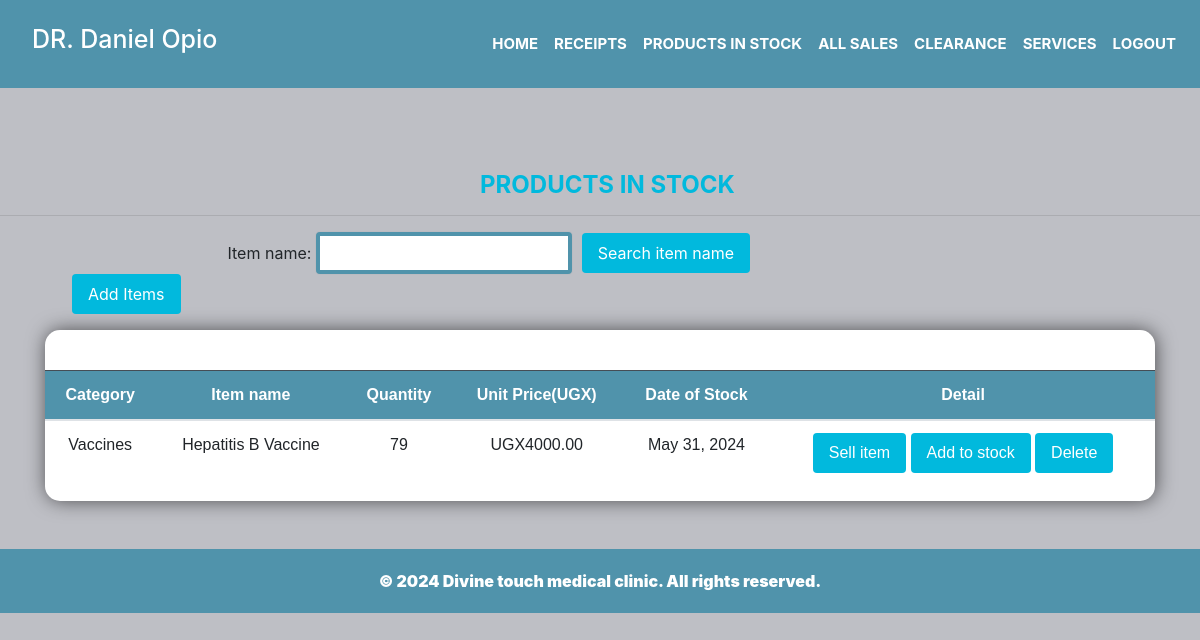
/item/ (signed in), run on an earlier commit of the app's database.
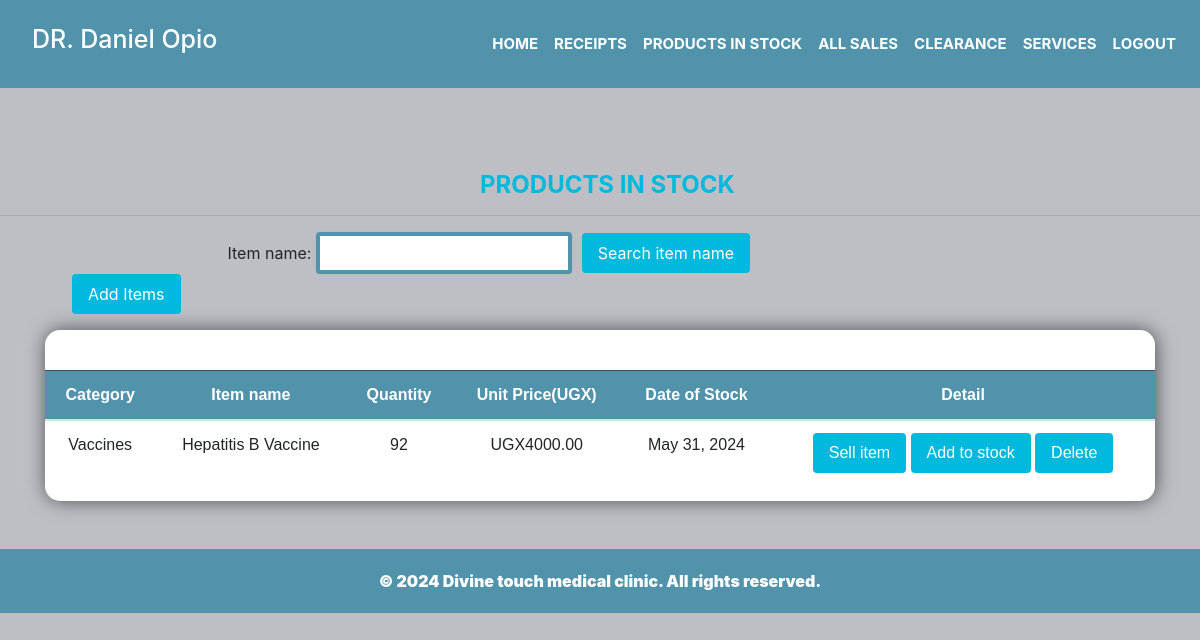
And on a later commit of the database.
### pharmacyapp/models.py (models this page shows, shortened)
class Divine(models.Model):
    Category_item = models.ForeignKey(Category, on_delete=models.CASCADE)
    item_name = models.CharField(max_length=200, null=True, blank=True)
    quantity = models.IntegerField(default=0)
    unit_price = models.DecimalField(max_digits=10, decimal_places=2, default=0, null=True, blank=True)
    received_quantity = models.IntegerField(default=0, null=True, blank=True)
    issued_quantity = models.IntegerField(default=0, null=True, blank=True)
    date_of_stock = models.DateField(default=timezone.now, null=True, blank=True)

class Category(models.Model):
    name = models.CharField(max_length=200)
    def __str__(self):
        return self.name

### pharmacyapp/views.py (the view)
# urls.py: path('item/', views.item, name='item'),
@login_required
def item(request):
    item=Divine.objects.all().order_by('id')
    items=DivineFilter(request.GET,queryset=item)
    item=items.qs
    return render(request,'pharmacyapp/item.html',{'items':items,'item':item})

### pharmacyapp/templates/pharmacyapp/item.html (shortened to what this page needs)
{% extends 'pharmacyapp/base.html' %}
{% load static %}
{% block content %}
        <h4 >PRODUCTS  IN  STOCK</h4><hr>
        <div class="search">
        <form action="" method="GET"style="">
            {{items.form}}<br>
            <input type="submit" value="Search item name" class="btn btn-primary" style="width:170px,border-"/>
            </form>
        </div>
         <div class="container">
         <div class="button-container mb-3"style="margin-left:27px;" >
            <a href="/itemadd" class="btn btn-primary">Add Items</a>
        </div>
        <div class="table-container">
<table  id= "dataTable" class="table table-stripped table-hover" style="margin-top: 40px;">
    <thead class="table-dark" style="text-align:center; background-color: #5093ab;">
        <tr>
            <th scope="col" class="project-h1" style="text-align:center;">Category</th>
            <th scope="col" class="project-h1" style="text-align:center;">Item name</th>
            <th scope="col" class="project-h1" style="text-align:center;">Quantity</th>
            <th scope="col" class="project-h1" style="text-align:center;">Unit Price(UGX)</th>
            <th scope="col" class="project-h1" style="text-align:center;">Date of Stock</th>
            <th scope="col" class="project-h1" >Detail</th>
        </tr>
    </thead>
    {% for product  in  item %}
    <tbody>
        <tr style="font-family: sans-serif; text-align:center;" >
            <td>{{product.Category_item }}</td>
            <td>{{product.item_name}}</td>
             <td>{{product.quantity}}</td>
             <td>UGX{{product.unit_price}}</td>
             <td> {{product.date_of_stock}}</td>
            <td>
                <a href="{% url 'issue_item' pk=product.id %}" class="btn btn-primary">Sell item</a>
                <a href="{% url 'add_to_stock' pk=product.id %}" class="btn btn-primary">Add to stock</a>
                <form action="{% url 'itemdelete' pk=product.id %}" method="post" style="display: inline;">
                    <button type="submit" class="btn btn-danger">Delete</button>
                </form>
            </td>
        </tr>
    </tbody>
    {% endfor %}
</table>
</div>
</div>
{% endblock %}

What changed in the data, as far as the page shows it:
changed Divine "Hepatitis B Vaccine": quantity "79" → "92"
